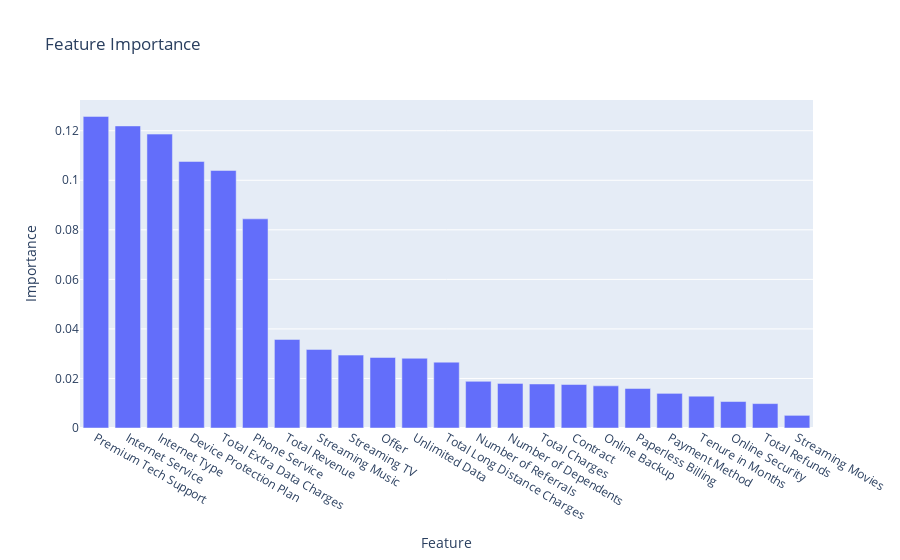

Notebook cell for this chart:
### Code cell
fig

### Figure 1 — Plotly figure (JSON) as saved in the notebook; plotly's stock layout.template omitted (floating-point values rounded to 4 significant figures)
{"data": [{"alignmentgroup": "True", "hovertemplate": "Feature=%{x}<br>Importance=%{y}<extra></extra>", "legendgroup": "", "marker": {"color": "#636efa", "pattern": {"shape": ""}}, "name": "", "offsetgroup": "", "orientation": "v", "showlegend": false, "textposition": "auto", "type": "bar", "x": ["Premium Tech Support", "Internet Service", "Internet Type", "Device Protection Plan", "Total Extra Data Charges", "Phone Service", "Total Revenue", "Streaming Music", "Streaming TV", "Offer", "Unlimited Data", "Total Long Distance Charges", "Number of Referrals", "Number of Dependents", "Total Charges", "Contract", "Online Backup", "Paperless Billing", "Payment Method", "Tenure in Months", "Online Security", "Total Refunds", "Streaming Movies"], "xaxis": "x", "y": [0.1258, 0.1219, 0.1186, 0.1076, 0.104, 0.08442, 0.03575, 0.03172, 0.02943, 0.02847, 0.02815, 0.02658, 0.01882, 0.01801, 0.01777, 0.01756, 0.01701, 0.01593, 0.01398, 0.01283, 0.01069, 0.009851, 0.005108], "yaxis": "y"}], "layout": {"barmode": "relative", "legend": {"tracegroupgap": 0}, "title": {"text": "Feature Importance"}, "xaxis": {"anchor": "y", "domain": [0, 1], "title": {"text": "Feature"}}, "yaxis": {"anchor": "x", "domain": [0, 1], "title": {"text": "Importance"}}}}
